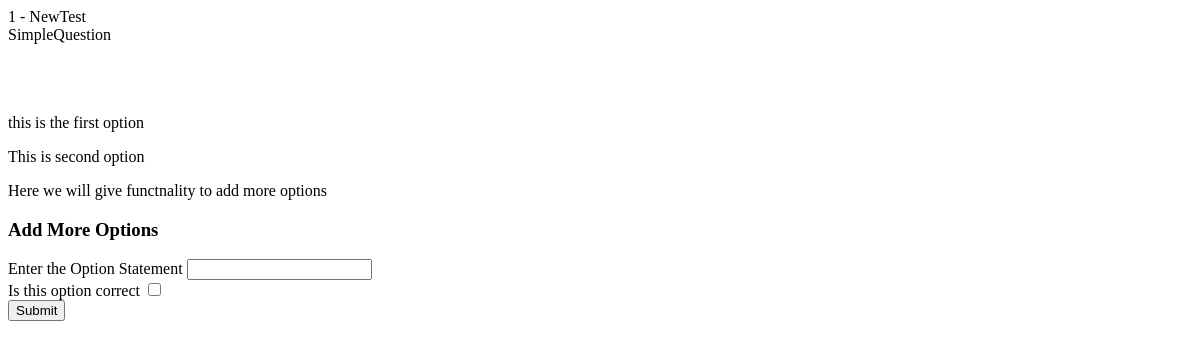
Before: /questionView/1/ with the older database file.
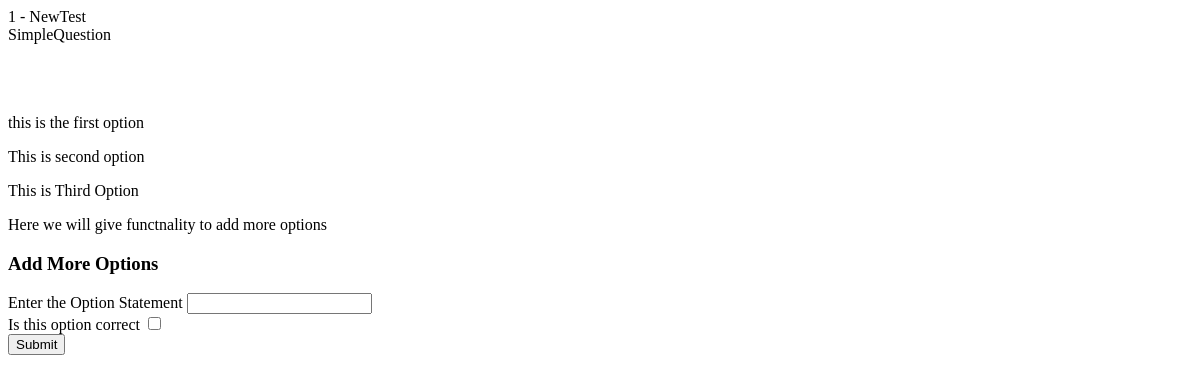
After: the same page with the newer database file.
### quiz/models.py (models this page shows, shortened)
class QuestionSet(models.Model):
    assessment = models.ForeignKey(Assessment, null = False, on_delete = models.CASCADE)
    questionTitle = models.CharField(max_length = 1023, default= "question statement")
    mark = models.IntegerField()

class Assessment(models.Model):
    user = models.ForeignKey(User, null = False, on_delete = models.CASCADE)
    name = models.CharField(max_length = 255, default="Exam")
    duration = models.IntegerField()
    time = models.DateTimeField(auto_now_add=True)
    def __str__(self):
        return(self.name)

class OptionSet(models.Model):
    Question = models.ForeignKey(QuestionSet, null = True, on_delete = models.CASCADE)
    optionStatement = models.CharField(max_length = 1023)
    correct = models.BooleanField(default=False)
    def __str__(self):
        return(self.optionStatement)

### quiz/views.py (the view, shortened to what this page needs)
# urls.py: path('questionView/<int:pk>/', questionView , name="questionView"),
def questionView(request, pk):
    findQuestion = QuestionSet.objects.filter(id = pk)
    options = OptionSet.objects.filter(Question = findQuestion[0])
    return render(request, 'questionView.html',{'question':findQuestion,'options': options})

### quiz/templates/questionView.html (shortened to what this page needs)
{% extends 'base.html' %} {% block content %} {% for info in question %}
{{info.id}} - {{info.assessment}}
<br />
{{info.questionTitle}}
<br />
{{info.information}} {% endfor %}
<br />
<br />
<br />
{% for opt in options %}
<p>{{opt}}</p>
{% endfor %} Here we will give functnality to add more options <br />
<h3>
  <b> Add More Options </b>
</h3>
<form action="" method="POST">
  <label for="text" name="addOption">Enter the Option Statement</label>
  <input id="optionStatement" type="text" name="optionStatement" required />
  <br />
  <label for="checkbox">Is this option correct</label>
  <input id="optionCheckbox" type="checkbox" name="optionCheckbox" />
  <br />
  <button type="submit">Submit</button>
</form>
{% endblock content %}

Changed rows visible on the page:
added OptionSet: optionStatement "This is Third Option"
